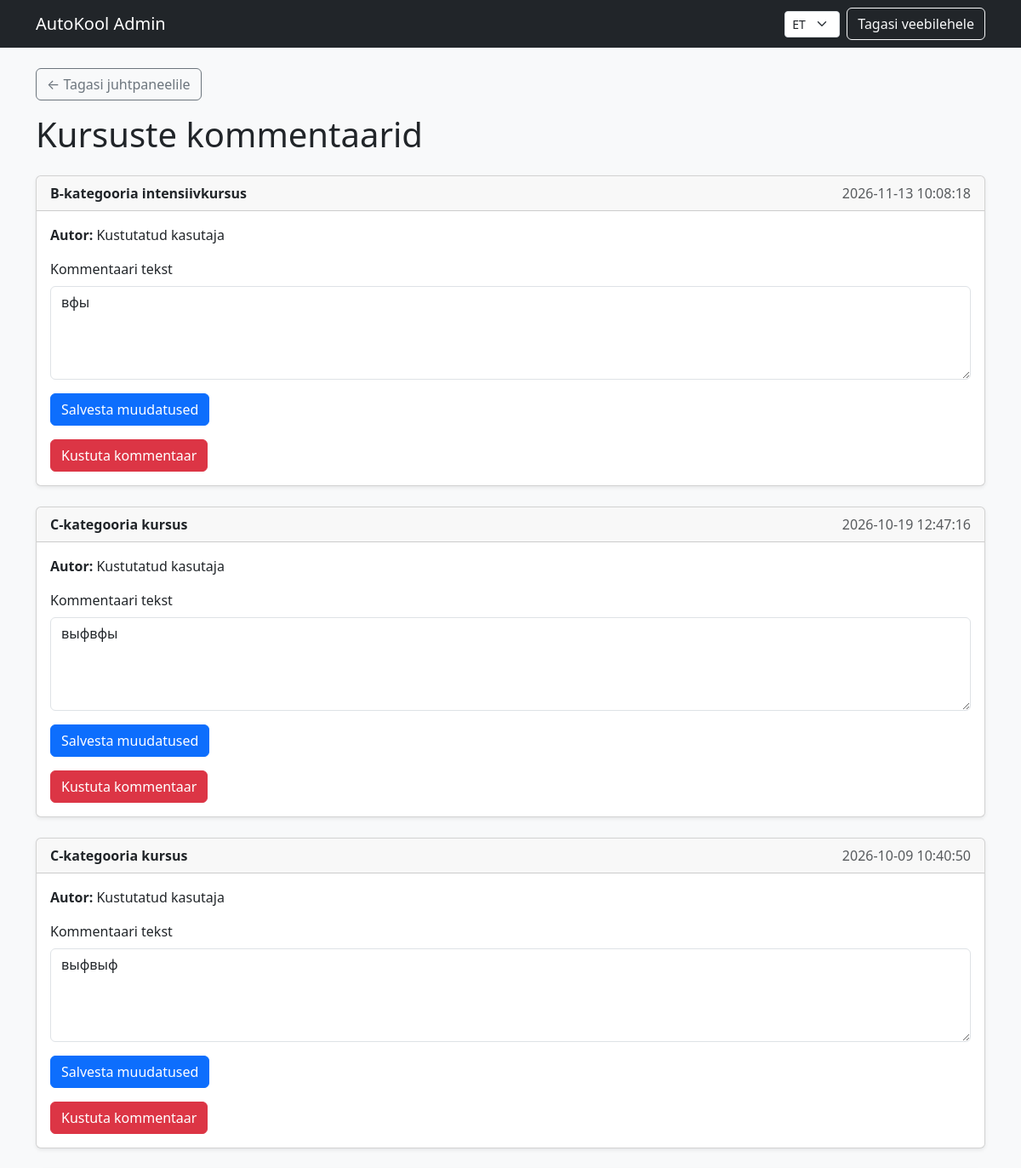
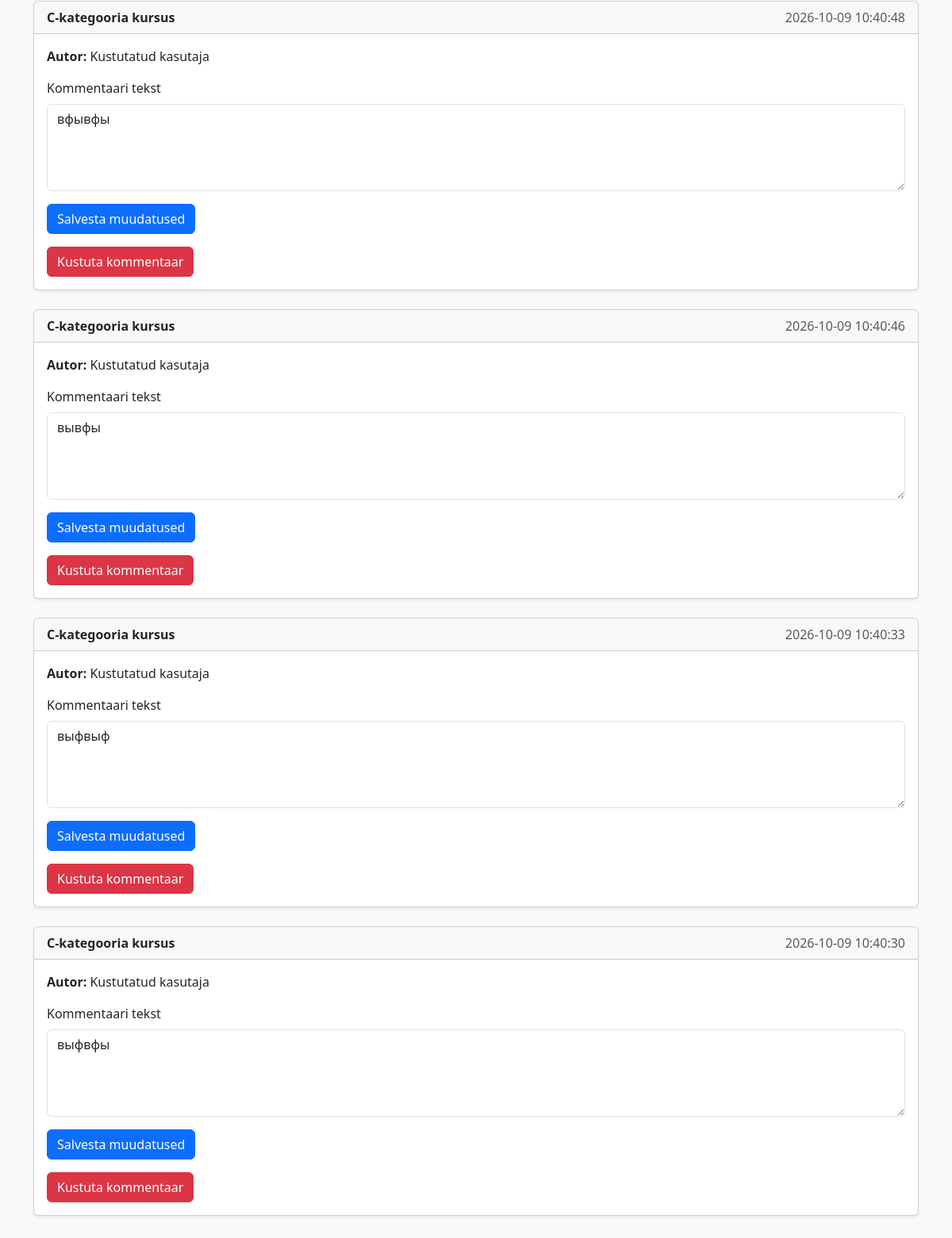
The app's page /AutoKool/admin/routeAdmin/routingAdmin.php?page=reviews with its own data (2 pictures, top to bottom).
### tables this page shows
CREATE TABLE `reviews` (
  `id` int(11) NOT NULL,
  `course_id` int(11) NOT NULL,
  `user_id` int(11) DEFAULT NULL,
  `text` text NOT NULL,
  `date` datetime NOT NULL DEFAULT current_timestamp()
);

CREATE TABLE `courses` (
  `id` int(11) NOT NULL,
  `category_id` int(11) NOT NULL,
  `title` varchar(200) NOT NULL,
  `description` text NOT NULL,
  `price` decimal(10,2) NOT NULL,
  `duration` varchar(100) NOT NULL,
  `picture` longblob DEFAULT NULL,
  `title_en` varchar(255) DEFAULT NULL,
  `description_en` text DEFAULT NULL
);

### AutoKool/admin/controllerAdmin/AdminController.php (called while the page is built, shortened)
<?php
require_once dirname(__DIR__) . '/modelAdmin/AdminReview.php';
class AdminController
{
    public static function reviews()
    {
        $reviews = AdminReview::getAllReviews();
        require __DIR__ . '/../viewAdmin/reviews.php';
    }
}
?>

### AutoKool/inc/Database.php (called while the page is built, shortened)
<?php
class Database
{
    private $conn;
    private $host = 'localhost';
    private $user = 'root';
    private $password = '';
    private $baseName = 'autokool';
    public function connect()
    {
        if (!$this->conn) {
            try {
                $this->conn = new PDO(
                    'mysql:host=' . $this->host .
                    ';dbname=' . $this->baseName .
                    ';charset=utf8mb4',
                    $this->user,
                    $this->password
                );
                $this->conn->setAttribute(
                    PDO::ATTR_ERRMODE,
                    PDO::ERRMODE_EXCEPTION
                );
                $this->conn->setAttribute(
                    PDO::ATTR_DEFAULT_FETCH_MODE,
                    PDO::FETCH_ASSOC
                );
            } catch (PDOException $e) {
                die('Ошибка подключения к базе данных: ' . $e->getMessage());
            }
        }
        return $this->conn;
    }
    public function getAll($query, $params = [])
    {
        $stmt = $this->conn->prepare($query);
        $stmt->execute($params);
        return $stmt->fetchAll();
    }
}
?>

### AutoKool/admin/modelAdmin/AdminReview.php (called while the page is built, shortened)
<?php
class AdminReview
{
    public static function getAllReviews()
    {
        $db = new Database();
        return $db->getAll(
            "SELECT
                reviews.id,
                reviews.text,
                reviews.date AS review_date,
                users.username,
                courses.title AS course_title
             FROM reviews
             LEFT JOIN users
                ON reviews.user_id = users.id
             INNER JOIN courses
                ON reviews.course_id = courses.id
             ORDER BY reviews.id DESC"
        );
    }
}
?>

### AutoKool/admin/viewAdmin/reviews.php (the view, shortened to what this page needs)
<?php
$currentLanguage = $_SESSION['language'] ?? 'et';
$isEnglish = $currentLanguage === 'en';
?>
<!DOCTYPE html>
<html lang="<?= htmlspecialchars($currentLanguage) ?>">
<head>
    <link href="https://cdn.jsdelivr.net/npm/bootstrap@5.3.3/dist/css/bootstrap.min.css"
          rel="stylesheet">
</head>
<body class="bg-light">
<nav class="navbar navbar-dark bg-dark">
    <div class="container">
        <a class="navbar-brand" href="?page=dashboard">
            AutoKool Admin
        </a>
        <div class="d-flex align-items-center gap-2">
            <?php $currentPath = parse_url($_SERVER['REQUEST_URI'], PHP_URL_PATH); ?>
            <form method="GET" action="<?= htmlspecialchars($currentPath) ?>">
                <select name="lang"
                        class="form-select form-select-sm"
                        onchange="this.form.submit()">
                    <option value="et" <?= !$isEnglish ? 'selected' : '' ?>>ET</option>
                </select>
            </form>
            <a href="../" class="btn btn-outline-light">
                <?= $isEnglish ? 'Back to website' : 'Tagasi veebilehele' ?>
            </a>
        </div>
    </div>
</nav>
<main class="container py-4">
    <a href="?page=dashboard" class="btn btn-outline-secondary mb-3">
        ← <?= $isEnglish ? 'Back to dashboard' : 'Tagasi juhtpaneelile' ?>
    </a>
    <h1 class="mb-4">
        <?= $isEnglish ? 'Course reviews' : 'Kursuste kommentaarid' ?>
    </h1>
    <?php if (empty($reviews)): ?>
        <div class="alert alert-info">
            <?= $isEnglish ? 'There are no reviews yet.' : 'Kommentaare veel ei ole.' ?>
        </div>
    <?php else: ?>
        <?php foreach ($reviews as $review): ?>
            <div class="card shadow-sm mb-4">
                <div class="card-header d-flex flex-wrap justify-content-between gap-2">
                    <strong>
                        <?= htmlspecialchars($review['course_title'], ENT_QUOTES, 'UTF-8') ?>
                    </strong>
                    <span class="text-muted">
                        <?= htmlspecialchars($review['review_date'] ?? '', ENT_QUOTES, 'UTF-8') ?>
                    </span>
                </div>
                <div class="card-body">
                    <p>
                        <strong><?= $isEnglish ? 'Author:' : 'Autor:' ?></strong>
                        <?= htmlspecialchars(
                            $review['username'] ?? ($isEnglish ? 'Deleted user' : 'Kustutatud kasutaja'),
                            ENT_QUOTES,
                            'UTF-8'
                        ) ?>
                    </p>
                    <form method="post" action="index.php?page=reviews" class="mb-3">
                        <label class="form-label"
                               for="review-<?= (int)$review['id'] ?>">
                            <?= $isEnglish ? 'Review text' : 'Kommentaari tekst' ?>
                        </label>
                        <textarea
                            class="form-control mb-3"
                            id="review-<?= (int)$review['id'] ?>"
                            name="text"
                            rows="4"
                            maxlength="2000"
                            required
                        ><?= htmlspecialchars($review['text'], ENT_QUOTES, 'UTF-8') ?></textarea>
                        <button type="submit" class="btn btn-primary">
                            <?= $isEnglish ? 'Save changes' : 'Salvesta muudatused' ?>
                        </button>
                    </form>
                    <form
                        method="post"
                        action="index.php?page=reviews"
                        onsubmit="return confirm('<?= $isEnglish ? 'Are you sure you want to delete this review?' : 'Kas oled kindel, et soovid selle kommentaari kustutada?' ?>');"
                    >
                        <button type="submit" class="btn btn-danger">
                            <?= $isEnglish ? 'Delete review' : 'Kustuta kommentaar' ?>
                        </button>
                    </form>
                </div>
            </div>
        <?php endforeach; ?>
    <?php endif; ?>
</main>
</body>
</html>

### AutoKool/admin/routeAdmin/routingAdmin.php (shortened to what this page needs)
<?php
require_once __DIR__ . '/../controllerAdmin/AdminController.php';
$page = $_GET['page'] ?? 'dashboard';
switch ($page) {
    case 'reviews':
        AdminController::reviews();
        break;
}
?>

### records on screen
reviews: course.title "B-kategooria intensiivkursus", date "2026-11-13 10:08:18", username "Kustutatud kasutaja", text "вфы"
reviews: course.title "C-kategooria kursus", date "2026-10-19 12:47:16", username "Kustutatud kasutaja", text "выфвфы"
reviews: course.title "C-kategooria kursus", date "2026-10-09 10:40:50", username "Kustutatud kasutaja", text "выфвыф"
reviews: course.title "C-kategooria kursus", date "2026-10-09 10:40:48", username "Kustutatud kasutaja", text "вфывфы"
reviews: course.title "C-kategooria kursus", date "2026-10-09 10:40:46", username "Kustutatud kasutaja", text "вывфы"
reviews: course.title "C-kategooria kursus", date "2026-10-09 10:40:33", username "Kustutatud kasutaja", text "выфвыф"
reviews: course.title "C-kategooria kursus", date "2026-10-09 10:40:30", username "Kustutatud kasutaja", text "выфвфы"
